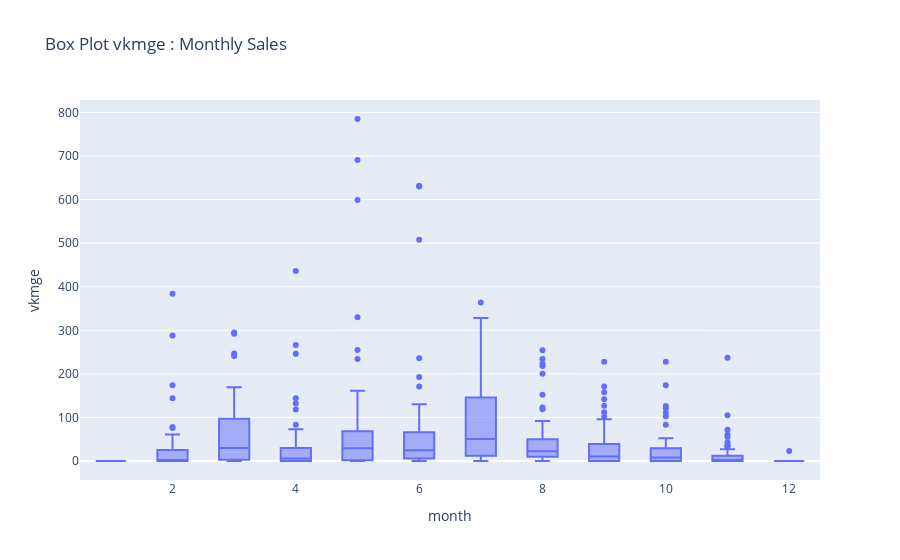

The notebook cell this image was saved under:
### Markdown cell above
### Analysis Results:
We can see that approximately there is similar monthly pattern for both years.

### Code cell
def vis_box_month(data_season, feat):
    fig = xp.box(data_season, y=feat, x="month", title= f"Box Plot {feat} : Monthly Sales")
    fig.show()
vis_box_month(data_season,"vkmge")

### Figure 1 — Plotly figure (JSON) as saved in the notebook; plotly's stock layout.template omitted (floating-point values rounded to 4 significant figures; data arrays with more than 128 entries replaced by an {"elided": "..."} marker saying what was removed)
{"data": [{"alignmentgroup": "True", "hovertemplate": "month=%{x}<br>vkmge=%{y}<extra></extra>", "legendgroup": "", "marker": {"color": "#636efa"}, "name": "", "notched": false, "offsetgroup": "", "orientation": "v", "showlegend": false, "type": "box", "x": {"elided": "670 int values"}, "x0": " ", "xaxis": "x", "y": {"elided": "670 int values"}, "y0": " ", "yaxis": "y"}], "layout": {"boxmode": "group", "legend": {"tracegroupgap": 0}, "title": {"text": "Box Plot vkmge : Monthly Sales"}, "xaxis": {"anchor": "y", "domain": [0, 1], "title": {"text": "month"}}, "yaxis": {"anchor": "x", "domain": [0, 1], "title": {"text": "vkmge"}}}}
